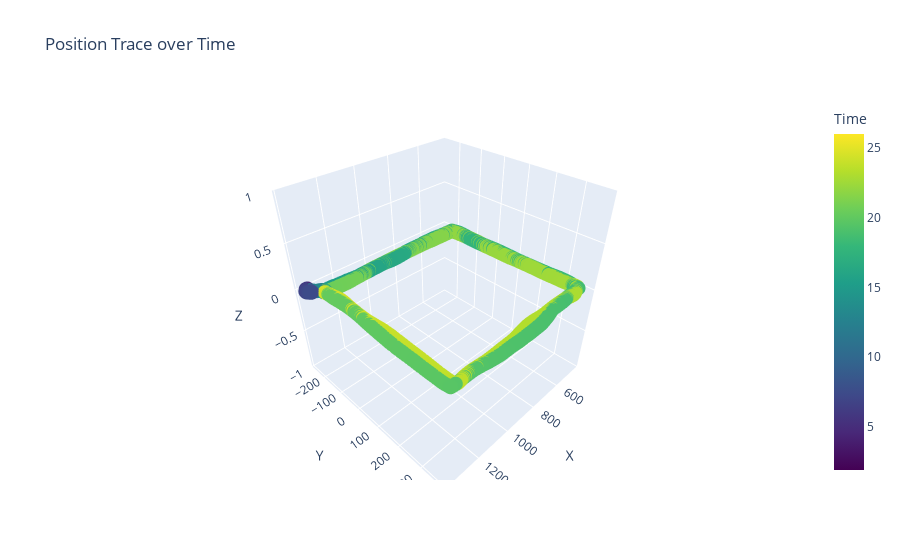

Notebook cell for this chart:
### Code cell
# erase noisy data from beginning and end
data = data[data.index > 190] # 1000
data = data[data.index < 2600]

# visualize data
x_values = data.x  
y_values = data.y 
timestamps = data.t_r 
z_values = data.z
plot_trace(x_values, y_values, z_values, timestamps)

### Figure 1 — Plotly figure (JSON) as saved in the notebook; plotly's stock layout.template omitted (floating-point values rounded to 4 significant figures; data arrays with more than 128 entries replaced by an {"elided": "..."} marker saying what was removed)
{"data": [{"marker": {"color": {"elided": "2409 float values"}, "colorbar": {"title": {"text": "Time"}}, "colorscale": [[0, "#440154"], [0.1111, "#482878"], [0.2222, "#3e4989"], [0.3333, "#31688e"], [0.4444, "#26828e"], [0.5556, "#1f9e89"], [0.6667, "#35b779"], [0.7778, "#6ece58"], [0.8889, "#b5de2b"], [1, "#fde725"]], "size": 5}, "mode": "markers", "type": "scatter3d", "x": {"elided": "2409 float values"}, "y": {"elided": "2409 float values"}, "z": {"elided": "2409 int values"}}], "layout": {"scene": {"xaxis": {"title": {"text": "X"}}, "yaxis": {"title": {"text": "Y"}}, "zaxis": {"title": {"text": "Z"}}}, "title": {"text": "Position Trace over Time"}}}
